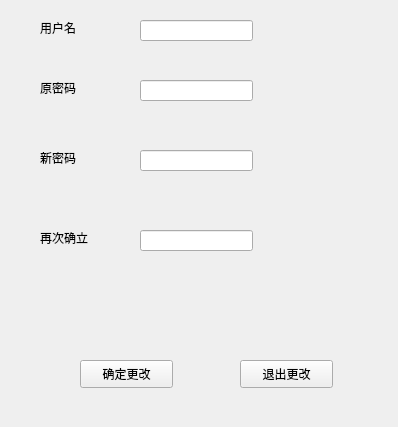
<?xml version="1.0" encoding="UTF-8"?>
<ui version="4.0">
 <class>ChangeInfo</class>
 <widget class="QWidget" name="ChangeInfo">
  <property name="geometry">
   <rect>
    <x>0</x>
    <y>0</y>
    <width>398</width>
    <height>427</height>
   </rect>
  </property>
  <property name="windowTitle">
   <string>Form</string>
  </property>
  <widget class="QPushButton" name="pushButton">
   <property name="geometry">
    <rect>
     <x>80</x>
     <y>360</y>
     <width>93</width>
     <height>28</height>
    </rect>
   </property>
   <property name="text">
    <string>确定更改</string>
   </property>
   <property name="icon">
    <iconset theme="ll"/>
   </property>
  </widget>
  <widget class="QPushButton" name="pushButton_2">
   <property name="geometry">
    <rect>
     <x>240</x>
     <y>360</y>
     <width>93</width>
     <height>28</height>
    </rect>
   </property>
   <property name="text">
    <string>退出更改</string>
   </property>
  </widget>
  <widget class="QLineEdit" name="lineEdit">
   <property name="geometry">
    <rect>
     <x>140</x>
     <y>80</y>
     <width>113</width>
     <height>21</height>
    </rect>
   </property>
  </widget>
  <widget class="QLineEdit" name="lineEdit_2">
   <property name="geometry">
    <rect>
     <x>140</x>
     <y>150</y>
     <width>113</width>
     <height>21</height>
    </rect>
   </property>
  </widget>
  <widget class="QLineEdit" name="lineEdit_3">
   <property name="geometry">
    <rect>
     <x>140</x>
     <y>230</y>
     <width>113</width>
     <height>21</height>
    </rect>
   </property>
  </widget>
  <widget class="QLineEdit" name="lineEdit_4">
   <property name="geometry">
    <rect>
     <x>140</x>
     <y>20</y>
     <width>113</width>
     <height>21</height>
    </rect>
   </property>
  </widget>
  <widget class="QLabel" name="label">
   <property name="geometry">
    <rect>
     <x>40</x>
     <y>20</y>
     <width>72</width>
     <height>15</height>
    </rect>
   </property>
   <property name="text">
    <string>用户名</string>
   </property>
  </widget>
  <widget class="QLabel" name="label_2">
   <property name="geometry">
    <rect>
     <x>40</x>
     <y>80</y>
     <width>72</width>
     <height>15</height>
    </rect>
   </property>
   <property name="text">
    <string>原密码</string>
   </property>
  </widget>
  <widget class="QLabel" name="label_3">
   <property name="geometry">
    <rect>
     <x>40</x>
     <y>150</y>
     <width>72</width>
     <height>15</height>
    </rect>
   </property>
   <property name="text">
    <string>新密码</string>
   </property>
  </widget>
  <widget class="QLabel" name="label_4">
   <property name="geometry">
    <rect>
     <x>40</x>
     <y>230</y>
     <width>72</width>
     <height>15</height>
    </rect>
   </property>
   <property name="text">
    <string>再次确立</string>
   </property>
  </widget>
 </widget>
 <resources/>
 <connections/>
</ui>
